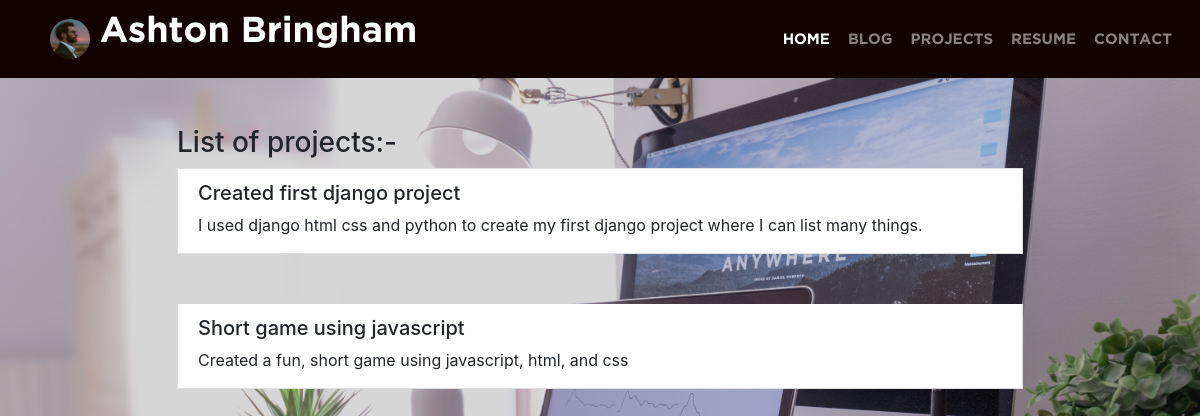
/projects/, run on the app's committed database.
### projects/models.py (models this page shows, shortened)
class Projects(models.Model):
	title = models.CharField(max_length = 100)
	description = models.TextField()

### projects/views.py (the view)
# urls.py: path('', views.project_list,name = 'project'),
def project_list(request):
	project = Projects.objects.all()
	return render(request,'projects/project.html',{'projects':project})

### projects/templates/projects/project.html
{% extends 'base.html' %}
{% block project %}
<div class="container">
	<h3 id = "project-header">List of projects:-</h3>
	{% for project in projects %}
  	<div class="list-group-item" id = "project-item">
    	<div>
   			<h5>{{project.title}}</h5>
   		</div>
   		<p class="mb-1">{{project.description}}</p>
	</div>
	{% endfor %}
</div>
{% endblock %}

### static/css/main.css (style rules this page uses)
html { overflow-x: hidden; }
body { background: linear-gradient(rgba(50,50,50,0.2), rgba(50,50,50,0.2)), url("../images/background.jpg"); background-size: cover; background-repeat: no-repeat; overflow-x: hidden; }
@media (min-width: 1200px) { .container { max-width: 73%; } }

### static/css/project.css (style rules this page uses)
#project-header { margin-bottom: 8px; }
#project-item { margin-bottom: 50px; }

### data on the page
Projects: title "Created first django project", description "I used django html css and python to create my first django project where I can list many things."
Projects: title "Short game using javascript", description "Created a fun, short game using javascript, html, and css"
